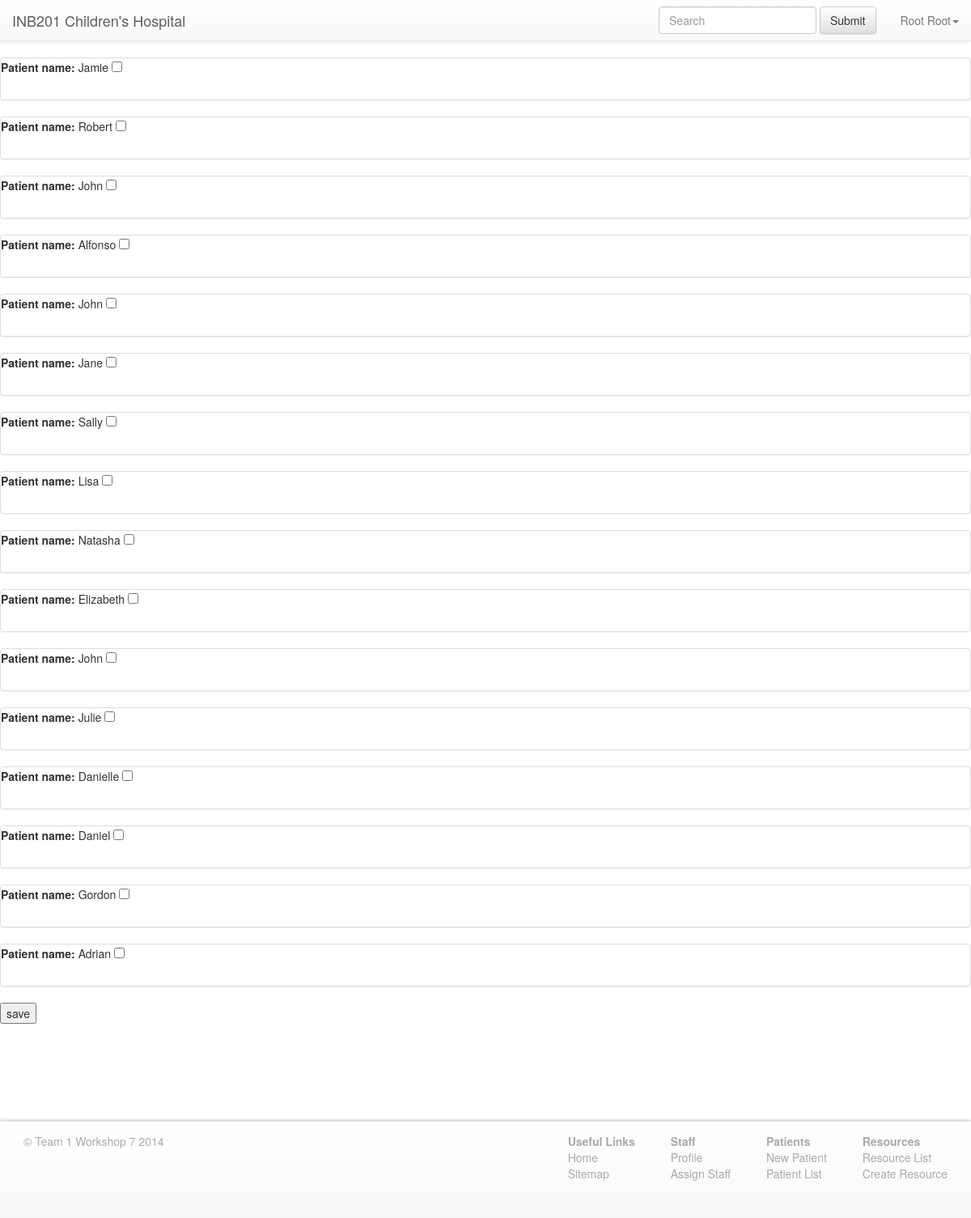
Page /doctor-patient-insert.php (signed in) on the committed database.
### tables this page shows
CREATE TABLE `staff` (
  `id` int(10) unsigned NOT NULL AUTO_INCREMENT,
  `firstname` varchar(50) DEFAULT NULL,
  `lastname` varchar(50) DEFAULT NULL,
  `username` varchar(50) DEFAULT NULL,
  `email` varchar(100) DEFAULT NULL,
  `password` char(128) DEFAULT NULL,
  `role_id` int(11) NOT NULL,
  `password_reset` int(11) NOT NULL DEFAULT '1',
  PRIMARY KEY (`id`)
);

CREATE TABLE `patients` (
  `id` int(11) NOT NULL AUTO_INCREMENT,
  `first_name` varchar(50) NOT NULL,
  `middle_name` varchar(50) DEFAULT NULL,
  `last_name` varchar(50) NOT NULL,
  `gender` varchar(6) NOT NULL,
  `date_of_birth` date NOT NULL,
  `email` varchar(50) DEFAULT NULL,
  `home_phone` bigint(20) NOT NULL,
  `mobile_phone` bigint(20) NOT NULL,
  `address` varchar(50) NOT NULL,
  `medicare` bigint(20) NOT NULL,
  `medicare_ref` int(1) NOT NULL,
  `medicare_exp` date NOT NULL,
  `priv_health_org` varchar(50) DEFAULT NULL,
  `priv_health_num` bigint(12) DEFAULT NULL,
  `nok_first_name` varchar(50) NOT NULL,
  `nok_last_name` varchar(50) NOT NULL,
  `nok_home_phone` bigint(20) NOT NULL,
  `nok_mobile_phone` bigint(20) NOT NULL,
  `nok_address` varchar(50) NOT NULL,
  `nok_relationship` varchar(50) NOT NULL,
  PRIMARY KEY (`id`),
  UNIQUE KEY `medicare` (`medicare`)
);

### .class/database.class.php (called while the page is built, shortened)
<?php
class Database
{
    private static $Instance;
    private function __construct()
    {
        $this->dsn = 'mysql:dbname=clarensw_inb201;dbHost=localhost';
        $this->dbUser = 'clarensw_admin';
        $this->dbPass = 'qwerty()';
        $this->connection = new PDO($this->dsn,$this->dbUser,$this->dbPass);
    }
    public static function getInstance()
    {
        if(empty(self::$Instance))
        {
            try
            {
                self::$Instance = new Database();
            }
            catch (PDOException $e)
            {
                self::logAndDestroy($e);
            }
        }
        return self::$Instance;
    }
}
?>

### .class/model.class.php (called while the page is built, shortened)
<?php
require_once('database.class.php');
class model{
    protected $id = 0;
    protected $fields = array();
    static $table = "";
    public function load($id){
        $db = database::getInstance();
        $sql = 'SELECT * FROM '.static::$table.' WHERE id = :id LIMIT 1;';
        try{
            $stmt = $db->connection->prepare($sql);
            $stmt->execute(array('id' => $id));
        }catch (PDOException $e){
            database::logAndDestroy($e);
        }
        $row = $stmt->fetch(PDO::FETCH_ASSOC);
        $this->id = $id;
        return true;
    }
	public function id(){
       return $this->id;
   }
   public function all($end=''){
       $db = database::getInstance();
       $sql = "SELECT * FROM ".static::$table.$end.';';
       $result = $db->connection->query($sql);
       $models = array();
       while($row = $result->fetch(PDO::FETCH_ASSOC)){
           $new = new $classname();
           foreach($this->fields as $field){
               if(isset($row['id'])){
                   $new->id = $row['id'];
               }
               $new->$field = $row[$field];
           }
           $models[] = $new;
       }
       return $models;
   }
}
?>

### .class/staff.class.php (called while the page is built, shortened)
<?php
require_once('model.class.php');
class staff extends model{
    public function authenticated(){
        if(isset($_SESSION['user'])){
            if($this->load($_SESSION['user']) == false){
                header('Location: /logout.php');
                die;
            }
            return true;
        }
        return false;
    }
}
?>

### doctor-patient-insert.php (the view, shortened to what this page needs)
<?php
require_once('.class/staff.class.php');
require_once('.class/model.class.php');
include(".views/header.php");
$patient = new patient();
$all_patients=$patient->all();
echo "<form method='post'>";
foreach ($all_patients as $patient){
	echo "<div class=\"panel panel-default\"><strong>Patient name:&nbsp;</strong>$patient->first_name <input type='checkbox' name='patient_id[]' value='".$patient->id()."'/><br/>		<div class=\"panel-body\"></div>  </div>";
}
echo "<input type='submit' value='save'/>";
echo "</form>";
?>
<?PHP include(".views/footer.php"); ?>

### .views/header.php (shortened to what this page needs)
<?php
require_once(ABSPATH.'/.class/staff.class.php');
$staff = new staff();
if($staff->authenticated()==false && $_SERVER['PHP_SELF']!='/login.php'){
	header("Location: /login.php");
	die();
}
?>
<!DOCTYPE HTML>
<html lang="en">
	<head>
		<link rel="stylesheet" href="/css/bootstrap.min.css" type="text/css">
		<link rel="stylesheet" href="/css/bootstrap-theme.min.css" type="text/css">
		<link rel="stylesheet" href="/css/jquery-ui.css">
		<link rel="stylesheet" href="/css/additional-styles.css" type="text/css">
		<link rel="stylesheet" href="/calendar/css/calendar.css">
	</head>
	<body>
	<?php
     if($staff->authenticated()){
		include(ABSPATH."/.views/nav-bar.php");
	 }
	?>

### .views/nav-bar.php (shortened to what this page needs)
<nav class="navbar navbar-default navbar-static-top" role="navigation">
  <div class="container-fluid">
	<div class="navbar-header">
	  <a class="navbar-brand" href="/">INB201 Children's Hospital</a>
	</div>
	<div class="collapse navbar-collapse" id="bs-example-navbar-collapse-1">
	  <ul class="nav navbar-nav navbar-right">
	  <form class="navbar-form navbar-left" role="search" action="/search.php" method="get">
		<div class="form-group">
		  <input type="text" class="form-control" placeholder="Search" name="q">
		</div>
		<button type="submit" class="btn btn-default">Submit</button>
	  </form>
		<li class="dropdown">
		  <a href="#" class="dropdown-toggle" data-toggle="dropdown"><?php echo $staff->firstname?> <?php echo $staff->lastname?><b class="caret"></b></a>
		</li>
	  </ul>
	</div>
  </div>
</nav>

### .views/footer.php
		<nav class="navbar navbar-default navbar-fixed-bottom" role="navigation">
		  <div class="container-fluid">
			  <div class="pull-left">&copy; Team 1 Workshop 7 2014</div>
			  <div class="pull-right">
				<ul class="footer-buttons">
					<li class="footer-buttons-title">
						Useful Links
					</li>
					<li class="footer-buttons-item">
						<a href="/index.php">Home</a>
					</li>
					<li class="footer-buttons-item">
						<a href="#">Sitemap</a>
					</li>
				</ul>
				<ul class="footer-buttons">
					<li class="footer-buttons-title">
						Staff
					</li>
					<li class="footer-buttons-item">
						<a href="/profile.php">Profile</a>
					</li>
					<li class="footer-buttons-item">
						<a href="/assign-staff.php">Assign Staff</a>
					</li>
				</ul>
				<ul class="footer-buttons">
					<li class="footer-buttons-title">
						Patients
					</li>
					<li class="footer-buttons-item">
						<a href="/patient/new-patient.php">New Patient</a>
					</li>
					<li class="footer-buttons-item">
						<a href="/patient/patient-list.php">Patient List</a>
					</li>
				</ul>
				<ul class="footer-buttons">
					<li class="footer-buttons-title">
						Resources
					</li>
					<li class="footer-buttons-item">
						<a href="/resources/index.php">Resource List</a>
					</li>
					<li class="footer-buttons-item">
						<a href="/resources/create.php">Create Resource</a>
					</li>
				</ul>
			  </div>
		  </div>
		</nav>
	</body>
</html>

### css/additional-styles.css (style rules this page uses)
html, body { z-index:10; background-color:#FFFFFF; margin-bottom:120px; }
.footer-buttons { display:inline-block; }
.footer-buttons, .footer-buttons a { color:#aaa; list-style:none; }
.footer-buttons-title { font-weight:bold; }
.navbar-fixed-bottom { position:fixed; height:120px; z-index:-10000000000000000000000000000000000000000000000000000000000000000000000000000000000000000000000000; padding:1em; color:#aaa; -webkit-box-shadow: inset 0 1px 0 rgba(255, 255, 255, .15), 0 1px 5px rgba(0, 0, 0, .5); box-shadow: inset 0 1px 0 rgba(255, 255, 255, .15), 0 1px 5px rgba(0, 0, 0, .5); }

### rows in the picture
staff: firstname "Root", lastname "Root"
patients: first_name "Jamie"
patients: first_name "Robert"
patients: first_name "John"
patients: first_name "Alfonso"
patients: first_name "John"
patients: first_name "Jane"
patients: first_name "Sally"
patients: first_name "Lisa"
patients: first_name "Natasha"
patients: first_name "Elizabeth"
patients: first_name "John"
patients: first_name "Julie"
patients: first_name "Danielle"
patients: first_name "Daniel"
patients: first_name "Gordon"
patients: first_name "Adrian"
